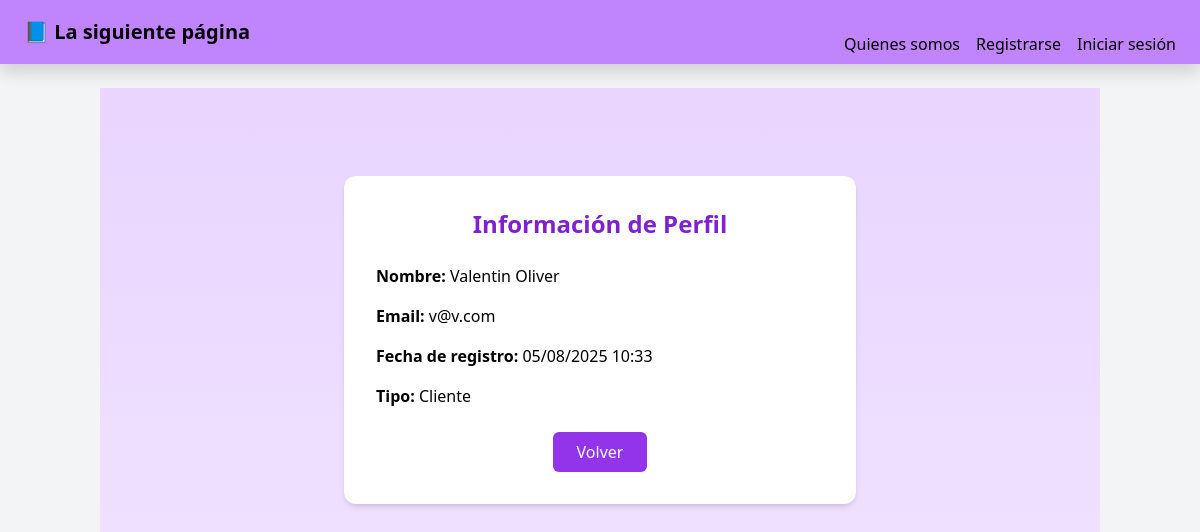
The app's page /admin/info_usuario.php?id=1 with its own data.
### tables this page shows
CREATE TABLE `usuarios` (
  `id_usuarios` int(11) NOT NULL,
  `nombre` varchar(45) NOT NULL,
  `apellido` varchar(45) NOT NULL,
  `mail` varchar(45) NOT NULL,
  `pass` varchar(45) NOT NULL,
  `fecha_nacimiento` date DEFAULT NULL,
  `fecha_registro` datetime NOT NULL DEFAULT current_timestamp(),
  `fk_id_tipo_usuario` int(11) NOT NULL
);

### admin/info_usuario.php (the view, shortened to what this page needs)
<?php
require_once("../components/conf/conf.php");
include_once("../components/include/header.php");
$id = intval($_GET['id']);
$query = "SELECT * FROM usuarios WHERE id_usuarios = $id";
$result = mysqli_query($con, $query);
$user = mysqli_fetch_assoc($result);
$tipo = ($user['fk_id_tipo_usuario'] == 1) ? "Administrador" : "Cliente";
?>
<section class="py-12 bg-gradient-to-b from-purple-200 to-white min-h-screen">
    <div class="max-w-lg mx-auto bg-white text-black rounded-xl shadow-md p-8 mt-10">
        <h1 class="text-2xl font-bold text-purple-700 mb-6 text-center">Información de Perfil</h1>
        <div class="space-y-4 text-left">
            <p><span class="font-semibold">Nombre:</span> <?= $user['nombre'] . ' ' . $user['apellido']; ?></p>
            <p><span class="font-semibold">Email:</span> <?= $user['mail']; ?></p>
            <p><span class="font-semibold">Fecha de registro:</span> <?= date('d/m/Y H:i', strtotime($user['fecha_registro'])); ?></p>
            <p><span class="font-semibold">Tipo:</span> <?= $tipo; ?></p>
        </div>
        <div class="mt-6 text-center">
            <a href="ver_usuarios.php" class="inline-block bg-purple-600 hover:bg-purple-700 text-white font-medium py-2 px-4 rounded">
                Volver
            </a>
        </div>
    </div>
</section>
<?php include_once("../components/include/footer.php"); ?>

### records on screen
usuarios: nombre "Valentin", apellido "Oliver", mail "v@v.com", fecha_registro "05/08/2025 10:33", fk_id_tipo_usuario "Cliente"
